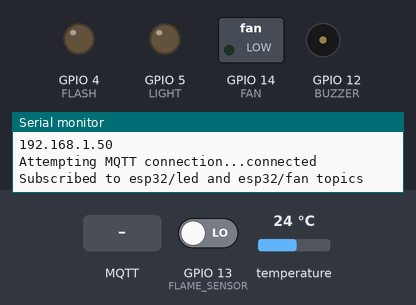
This sketch was run on a simulated ESP32. On the bench: switched loads named in the sketch (green lamp = pin HIGH), output pins drawn as LEDs (lit = HIGH), buzzer (waves = sounding, pin HIGH), the last lines printed to the serial monitor. Inputs (shaded band) come from the test bench; at power-on: GPIO 13 (FLAME_SENSOR) LOW, temperature 24 °C. WiFi joins after 1.5 s; servers stay silent unless stated; no MQTT or app messages arrive unless stated.

Above: at 3.0 s.
3.1 s: GPIO 13 (FLAME_SENSOR) driven HIGH
At 4.1 s:
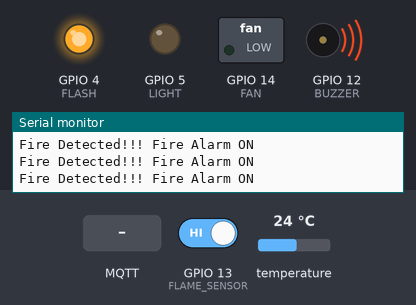
4.6 s: MQTT message "ON" arrives on the first subscribed topic
At 5.7 s:
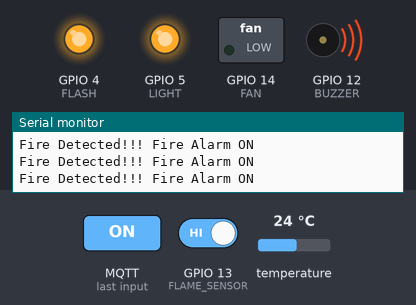
6.1 s: MQTT message "ON" arrives on the second subscribed topic
At 6.8 s:
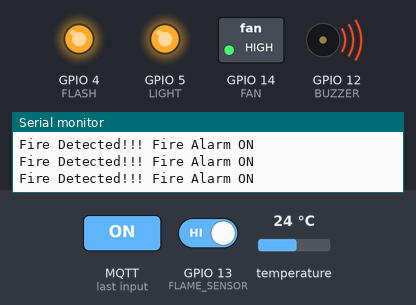
7.6 s: MQTT message "OFF" arrives on the first subscribed topic
At 8.0 s:
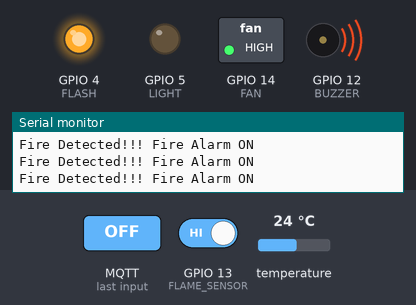
9.1 s: GPIO 13 (FLAME_SENSOR) driven LOW
At 9.9 s:
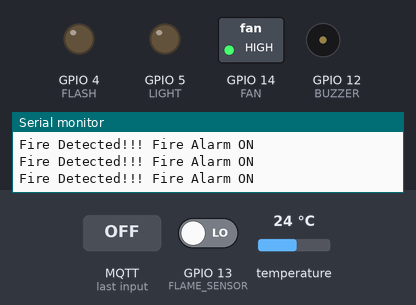
10.6 s: MQTT message "ON" arrives on the first subscribed topic
At 11.3 s:
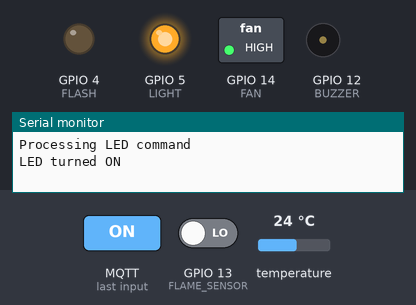
Timing chart, 0 to 13.2 s (numbered marks = the images above; inputs shaded):
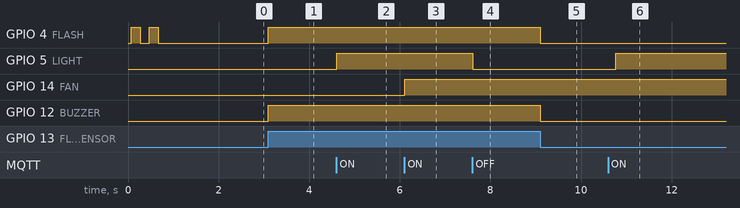

The sketch:

SCADA_ESP32.ino
```cpp
/*********
  Author: Samir Bhattarai
  This code is built upon the example code in pubsubclient library
  Complete project details at https://helloworld.co.in
*********/

#include <WiFi.h>
#include <PubSubClient.h>
#include <OneWire.h>
#include <DallasTemperature.h>

// Pin definitions
#define FLAME_SENSOR 13
#define FLASH 4
#define LIGHT 5
#define BUZZER 12
#define ONE_WIRE_BUS 2
#define FAN 14

// Setup for temp sensor DS18B20
OneWire oneWire(ONE_WIRE_BUS);
DallasTemperature sensors(&oneWire);

// Wi-Fi credentials
const char* ssid = "we";
const char* password = "wewewewe";

//MQTT Broker IP address:
const char* mqtt_server = "10.0.0.156";

WiFiClient espClient;
PubSubClient client(espClient);

long lastMsg = 0;
long lastTempMsg = 0;

void blink_led(unsigned int times, unsigned int duration){
  for (int i = 0; i < times; i++) {
    digitalWrite(FLASH, HIGH);
    delay(duration);
    digitalWrite(FLASH, LOW);
    delay(200);
  }
}

void setup_wifi() {
  delay(50);
  Serial.println();
  Serial.print("Connecting to ");
  Serial.println(ssid);

  WiFi.begin(ssid, password);

  while (WiFi.status() != WL_CONNECTED) {
    blink_led(2,200); //blink LED twice (for 200ms ON time) to indicate that wifi not connected
    delay(1000);
    Serial.print(".");
  }

  Serial.println("");
  Serial.println("WiFi connected");
  Serial.println("IP address: ");
  Serial.println(WiFi.localIP());
}

void connect_mqttServer() {
  // Loop until we're reconnected
  while (!client.connected()) {
    if(WiFi.status() != WL_CONNECTED){
      setup_wifi();
    }
    Serial.print("Attempting MQTT connection...");
    if (client.connect("Esp32 Client")) {
      Serial.println("connected");
      // Subscribe to topics here
      client.subscribe("esp32/led");
      client.subscribe("esp32/fan");
      Serial.println("Subscribed to esp32/led and esp32/fan topics");
      client.publish("Esp32/Data", "Hello World");
    }
    else {
      Serial.print("failed, rc=");
      Serial.print(client.state());
      Serial.println(" trying again in 2 seconds");
      blink_led(3,200);
      delay(2000);
    }
  }
}

//this function will be executed whenever there is data available on subscribed topics
void callback(char* topic, byte* message, unsigned int length) {
  Serial.print("Message arrived on topic: ");
  Serial.print(topic);
  Serial.print(". Message: ");
  String messageTemp;

  for (int i = 0; i < length; i++) {
    Serial.print((char)message[i]);
    messageTemp += (char)message[i];
  }
  Serial.println();

  // LED control from MQTT
  if (String(topic) == "esp32/led") {
    Serial.println("Processing LED command");
    if (messageTemp == "ON") {
      digitalWrite(LIGHT, HIGH);
      Serial.println("LED turned ON");
    } else if (messageTemp == "OFF") {
      digitalWrite(LIGHT, LOW);
      Serial.println("LED turned OFF");
    }
  }

  // Fan control from MQTT
  if (String(topic) == "esp32/fan") {
    Serial.println("Processing FAN command");
    if (messageTemp == "ON") {
      digitalWrite(FAN, HIGH);
      Serial.println("Fan turned ON");
    } else if (messageTemp == "OFF") {
      digitalWrite(FAN, LOW);
      Serial.println("Fan turned OFF");
    }
  }

  // Check if a message is received on the topic "Esp32/Data"
  if (String(topic) == "Esp32/Data") {
    if(messageTemp == "10"){
      Serial.println("Action: blink LED");
      blink_led(1,1250);
    }
  }
}

float readTemperature() {
  sensors.requestTemperatures();

  // Check if any sensors are found
  if (sensors.getDeviceCount() == 0) {
    Serial.println("Error: No DS18B20 sensors found");
    return -999.0;
  }

  float temperature = sensors.getTempCByIndex(0);

  if (temperature == DEVICE_DISCONNECTED_C || temperature == 85.0) {
    Serial.println("Error: Could not read temperature data - Check wiring and pull-up resistor");
    return -999.0;
  }

  return temperature;
}

void setup() {
  Serial.begin(115200);
  pinMode(FLASH, OUTPUT);
  pinMode(LIGHT, OUTPUT);
  pinMode(FLAME_SENSOR, INPUT);
  pinMode(BUZZER, OUTPUT);
  pinMode(FAN, OUTPUT);

  // Initialize DS18B20 sensor
  sensors.begin();
  Serial.print("DS18B20 Temperature Sensor initialized. Found ");
  Serial.print(sensors.getDeviceCount());
  Serial.println(" sensors.");

  setup_wifi();
  client.setServer(mqtt_server,1883);
  client.setCallback(callback);
}

void loop() {

  if (!client.connected()) {
    connect_mqttServer();
  }

  client.loop();

  int flameDetected = digitalRead(FLAME_SENSOR);
  bool flame = (flameDetected == HIGH);

  if(flame == true){
    Serial.println("Fire Detected!!! Fire Alarm ON");
  }

  digitalWrite(BUZZER, flame ? HIGH : LOW);
  digitalWrite(FLASH, flame ? HIGH : LOW);

  long now = millis();
  if (now - lastMsg > 4000) {
    lastMsg = now;

    // Convert flameDetected value to string and publish
    char payload[8];
    snprintf(payload, sizeof(payload), "%d", flameDetected);
    client.publish("esp32/sensor1", payload);
  }

  if (now - lastTempMsg > 5000) {
    lastTempMsg = now;

    float temperature = readTemperature();
    if (temperature != -999.0) {
      char tempPayload[10];
      dtostrf(temperature, 6, 2, tempPayload);
      client.publish("esp32/temperature", tempPayload);

      Serial.print("Temperature: ");
      Serial.print(temperature);
      Serial.println("°C");
    }
  }
}
```

Measured:
- after the input at 3.1 s, GPIO 4 (FLASH), GPIO 12 (BUZZER): LOW → HIGH at once
- after the input at 4.6 s, GPIO 5 (LIGHT): LOW → HIGH at once
- after the input at 6.1 s, GPIO 14 (FAN): LOW → HIGH at once
- after the input at 7.6 s, GPIO 5 (LIGHT): HIGH → LOW at once
- after the input at 9.1 s, GPIO 4 (FLASH), GPIO 12 (BUZZER): HIGH → LOW at once
- after the input at 10.6 s, GPIO 5 (LIGHT): LOW → HIGH after 0.17 s
